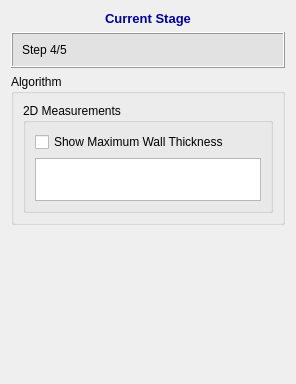
<?xml version="1.0" encoding="UTF-8"?>
<ui version="4.0">
 <class>QInteractorStyleMaximumWallThickness</class>
 <widget class="QWidget" name="QInteractorStyleMaximumWallThickness">
  <property name="geometry">
   <rect>
    <x>0</x>
    <y>0</y>
    <width>296</width>
    <height>384</height>
   </rect>
  </property>
  <property name="windowTitle">
   <string>Maximum wall thickness</string>
  </property>
  <layout class="QVBoxLayout" name="verticalLayout">
   <item>
    <widget class="QLabel" name="label_27">
     <property name="font">
      <font>
       <pointsize>10</pointsize>
       <weight>75</weight>
       <bold>true</bold>
      </font>
     </property>
     <property name="text">
      <string>&lt;html&gt;&lt;head/&gt;&lt;body&gt;&lt;p&gt;&lt;span style=&quot; color:#0000a5;&quot;&gt;Current Stage&lt;/span&gt;&lt;/p&gt;&lt;/body&gt;&lt;/html&gt;</string>
     </property>
     <property name="alignment">
      <set>Qt::AlignCenter</set>
     </property>
    </widget>
   </item>
   <item>
    <widget class="QFrame" name="frame_7">
     <property name="minimumSize">
      <size>
       <width>0</width>
       <height>0</height>
      </size>
     </property>
     <property name="font">
      <font>
       <family>Arial</family>
       <pointsize>10</pointsize>
      </font>
     </property>
     <property name="styleSheet">
      <string notr="true">background-color: rgb(226, 226, 226)</string>
     </property>
     <property name="frameShape">
      <enum>QFrame::Box</enum>
     </property>
     <property name="frameShadow">
      <enum>QFrame::Raised</enum>
     </property>
     <property name="lineWidth">
      <number>1</number>
     </property>
     <layout class="QVBoxLayout" name="verticalLayout_16">
      <property name="spacing">
       <number>7</number>
      </property>
      <item>
       <layout class="QVBoxLayout" name="verticalLayout_17">
        <property name="spacing">
         <number>7</number>
        </property>
        <item>
         <layout class="QHBoxLayout" name="horizontalLayout_13">
          <item>
           <widget class="QLabel" name="label_28">
            <property name="font">
             <font>
              <family>Arial</family>
             </font>
            </property>
            <property name="text">
             <string>Step 4/5</string>
            </property>
           </widget>
          </item>
         </layout>
        </item>
       </layout>
      </item>
     </layout>
    </widget>
   </item>
   <item>
    <widget class="QGroupBox" name="groupBox_5">
     <property name="sizePolicy">
      <sizepolicy hsizetype="Preferred" vsizetype="Expanding">
       <horstretch>0</horstretch>
       <verstretch>0</verstretch>
      </sizepolicy>
     </property>
     <property name="minimumSize">
      <size>
       <width>0</width>
       <height>0</height>
      </size>
     </property>
     <property name="title">
      <string>Algorithm</string>
     </property>
     <layout class="QVBoxLayout" name="verticalLayout_22">
      <item>
       <widget class="QGroupBox" name="groupBox_7">
        <property name="maximumSize">
         <size>
          <width>16777215</width>
          <height>110</height>
         </size>
        </property>
        <property name="title">
         <string>2D Measurements</string>
        </property>
        <layout class="QVBoxLayout" name="verticalLayout_21">
         <item>
          <widget class="QCheckBox" name="checkBoxMaximumWallThickness">
           <property name="text">
            <string>Show Maximum Wall Thickness</string>
           </property>
          </widget>
         </item>
         <item>
          <widget class="QPlainTextEdit" name="plainTextEditError">
           <property name="readOnly">
            <bool>true</bool>
           </property>
          </widget>
         </item>
        </layout>
       </widget>
      </item>
     </layout>
    </widget>
   </item>
   <item>
    <spacer name="verticalSpacer_2">
     <property name="orientation">
      <enum>Qt::Vertical</enum>
     </property>
     <property name="sizeHint" stdset="0">
      <size>
       <width>20</width>
       <height>288</height>
      </size>
     </property>
    </spacer>
   </item>
  </layout>
 </widget>
 <resources/>
 <connections/>
</ui>
